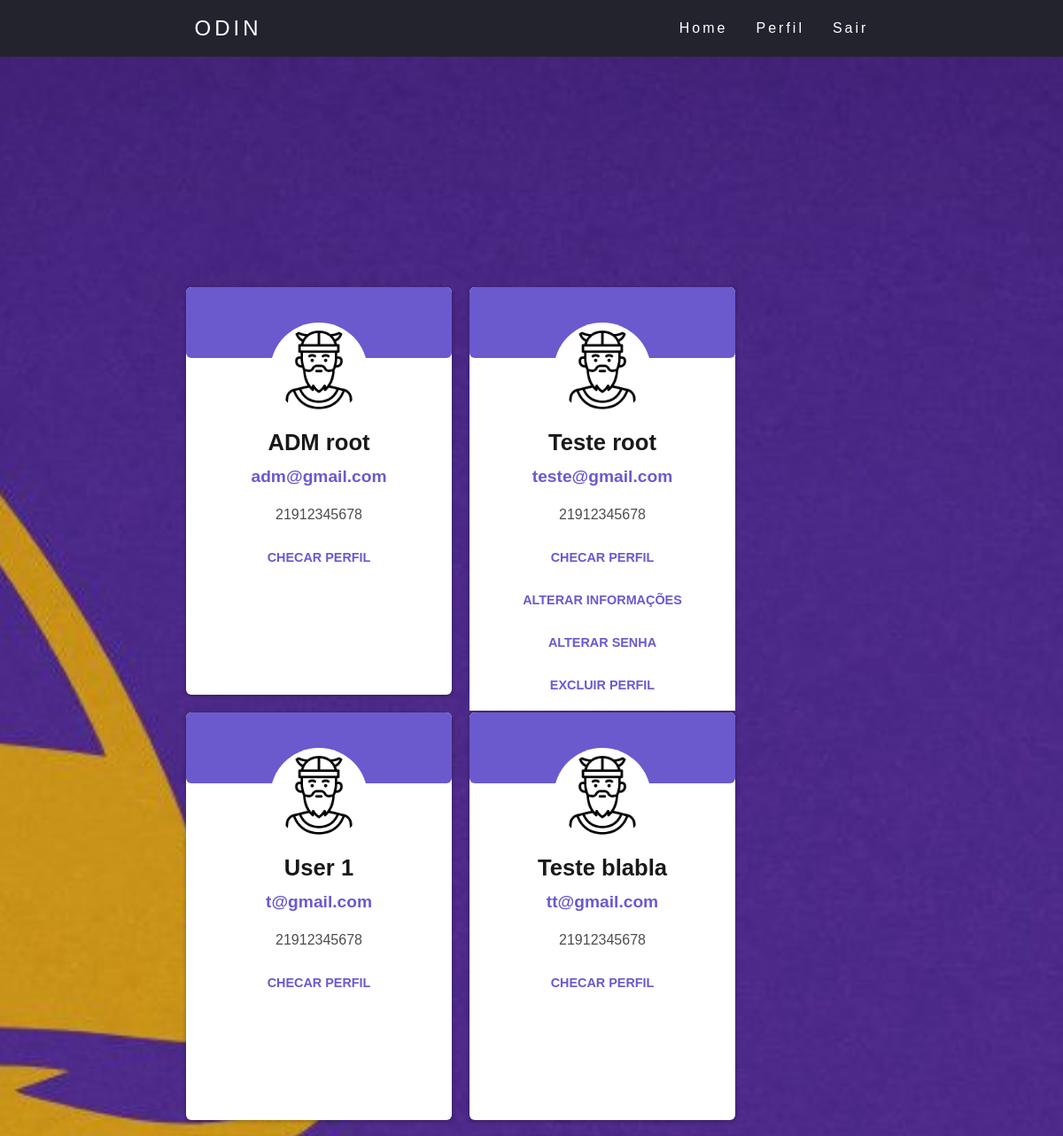
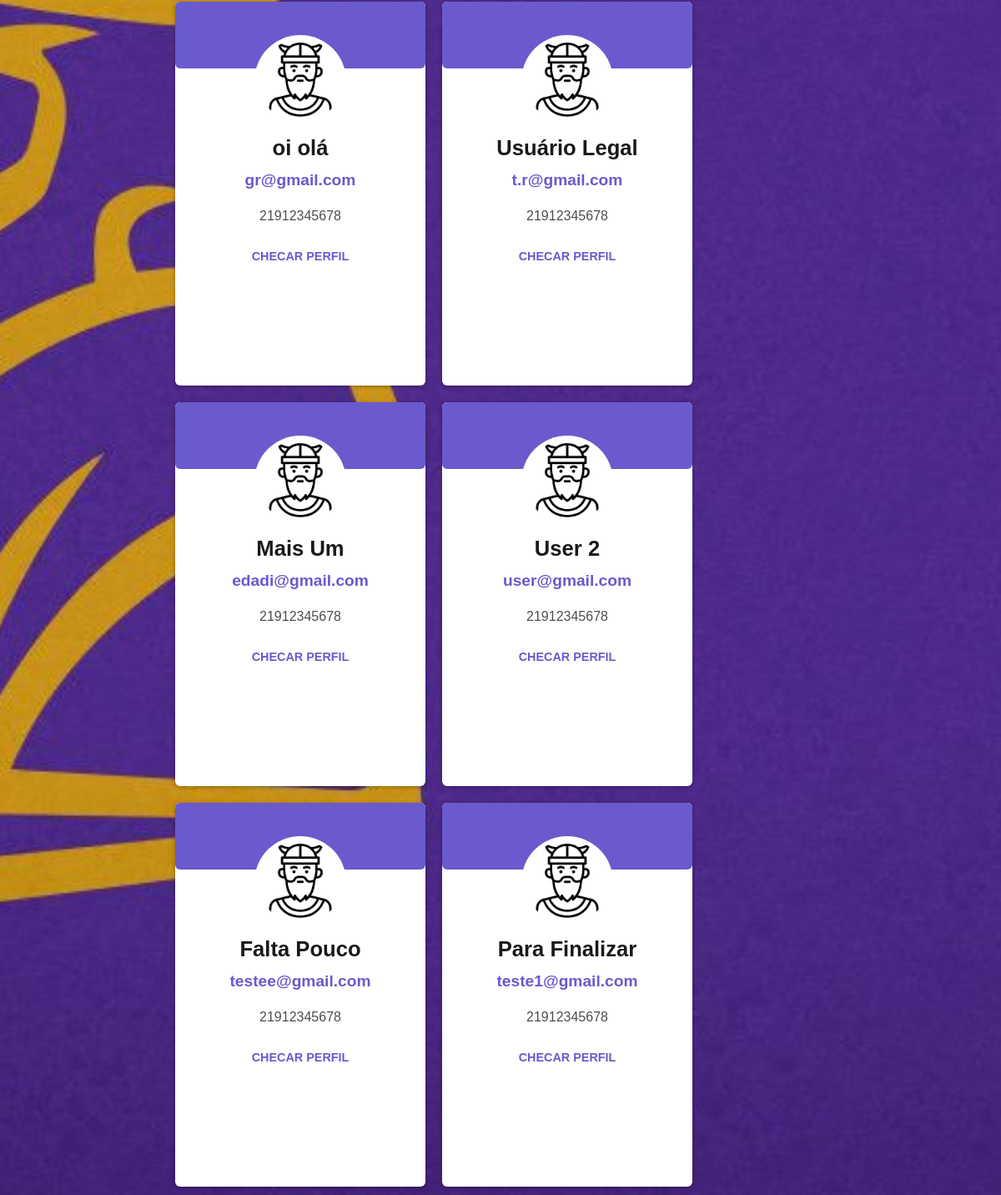
/busca.php (signed in), run on the app's committed database (2 pictures, top to bottom).
### tables this page shows
CREATE TABLE usuarios (
    id int NOT NULL AUTO_INCREMENT PRIMARY KEY,
    nome varchar(30) NOT NULL,
    sobrenome varchar(30) NOT NULL,
    datanasc date NOT NULL,
    email varchar(30) NOT NULL,
    senha varchar(300) NOT NULL,
    telefone char(11) NOT NULL,
    fotoperfil varchar(200) DEFAULT "_img/viking.png",
    adm tinyint(1) NOT NULL DEFAULT 0
);

### src/busca.php (the view, shortened to what this page needs)
<!DOCTYPE HTML>
<?php
    include "mysqli_connect.inc";
?>
<html lang="pt-br">
    <head>
        <link rel="stylesheet" href="_css/style.css" />
    </head>
    <body>
        <header rel="stylesheet" href="_css/style.css">
            <nav>
                <a class="logo" href="index.php">Odin</a>
                <ul class="nav-list">
                    <li><a href="index.php">Home</a></li>
                    <li><a href="pag_perfil.php">Perfil</a></li>
                    <li><a onclick="confirmarSaida()">Sair</a></li>
                </ul>
            </nav>
        </header>
        <main
        rel="stylesheet"
        href="_css/styleadm.css"
        style=
        "margin: 250px 200px;
        padding: 0;
        font-family: Arial, Helvetica, sans-serif;
        font-size: 16px;">
            <section class="flex">
                <?php
                    $busca = $_POST["busca"];
                    $sql = "SELECT * FROM usuarios WHERE nome like '%$busca%' OR sobrenome like '%$busca%';";
                    $res = mysqli_query($mysqli,$sql);
                    $linhas = mysqli_num_rows($res);
                    for($i=0; $i < $linhas; $i++){
                        $usuario = mysqli_fetch_array($res);
                        echo "<div class='card-container'>
                            <div class='top'>
                                <div class='image-container'>
                                    <img src=" .$usuario["fotoperfil"]. " style='width: 100%; border-radius: 50%'>
                                </div>
                            </div>
                            <div class='bottom'>
                                <p></p>
                                <h3>" .$usuario["nome"]. " " .$usuario["sobrenome"]. "</h3>
                                <p></p>
                                <h4>" .$usuario["email"]. "</h4>
                                <p></p>
                                <p>" .$usuario["telefone"]. "</p>
                                <a href='pag_perfil.php?id=".$usuario["id"]."' class='btn'> Checar Perfil</a>";
                        if ($_SESSION["adm"] == 1 || $_SESSION["id"] == $usuario["id"]){
                            echo "<p></p>
                                <a href='editar.php?id=".$usuario["id"]."' class='btn'> Alterar Informações</a>";
                            if ($_SESSION["id"] == $usuario["id"]){
                                echo "<p></p> <a href='altsenha.php?id=".$usuario["id"]."' class='btn'>Alterar Senha</a>";
                            }
                            echo"<p></p>
                                <a onclick='confirmarExclusao(".$usuario["id"].")' class='btn'> Excluir Perfil</a>";
                        }
                        echo "</div>
                        </div>";
                    }
                ?>
            </section>
        </main>
    </body>
</html>

### src/_css/style.css (style rules this page uses)
* { margin: 0; padding: 0; }
a { color: #fff; text-decoration: none; transition: 0.3s; }
.logo { font-size: 24px; text-transform: uppercase; letter-spacing: 4px; }
nav { display: flex; justify-content: space-around; align-items: center; font-family: system-ui, -apple-system, Helvetica, Arial, sans-serif; background: #23232e; height: 8vh; }
body { background: url("../_img/bg-vikings.jpg") no-repeat center center fixed; background-size: cover; background-repeat: no-repeat; height: 100vh; width: 100vw; }
.nav-list { list-style: none; display: flex; }
.nav-list li { letter-spacing: 3px; margin-left: 32px; }
*, *:before, *:after { margin:0; padding:0; font-family: Arial,sans-serif; }
a { text-decoration: none; }
p { margin-bottom:15px; }
.card-container { width: 300px; height: 460px; background: #fff; border-radius: 6px; box-shadow: 0 1px 5px rgba(0, 0, 0, 0.3); display: inline-block; }
.top { height: 80px; border-radius: 6px; background: #6a5acd; display: flex; justify-content: center; }
.image-container { background-color: #fff; width: 100px; height: 100px; padding: 5px; border-radius: 50%; margin-top: 40px; }
.image-container img { background-color: #fff; width: 100px; height: 100px; border-radius: 50%; transition: 1s ease-in-out; border: rgba(0, 0, 0, 0.9); }
.bottom { background-color: #fff; padding: 20px; padding-top: 60px; text-align: center; }
.bottom h3 { line-height: .4; font-size: 1.6rem; color: rgba(0, 0, 0, 0.9); }
.bottom h4 { line-height: .4; font-size: 1.2rem; color: #6a5acd; }
.bottom p { color: rgba(0, 0, 0, 0.7); margin-bottom: 30px; }
.btn { background: none; padding: 14px 30px; color: #6a5acd; font-size: 0.9rem; text-decoration: none; text-transform: uppercase; font-weight: bold; border: none; border-radius: 30px; }
.flex { display: flex; flex-wrap: wrap; margin: 0 auto; }
.flex > .card-container { margin: 10px; margin-top: 10px; }

### data on the page
usuarios: fotoperfil (picture), nome "ADM", sobrenome "root", email "adm@gmail.com", telefone "21912345678"
usuarios: fotoperfil (picture), nome "Teste", sobrenome "root", email "teste@gmail.com", telefone "21912345678"
usuarios: fotoperfil (picture), nome "User", sobrenome "1", email "t@gmail.com", telefone "21912345678"
usuarios: fotoperfil (picture), nome "Teste", sobrenome "blabla", email "tt@gmail.com", telefone "21912345678"
usuarios: fotoperfil (picture), nome "oi", sobrenome "olá", email "gr@gmail.com", telefone "21912345678"
usuarios: fotoperfil (picture), nome "Usuário", sobrenome "Legal", email "t.r@gmail.com", telefone "21912345678"
usuarios: fotoperfil (picture), nome "Mais", sobrenome "Um", email "edadi@gmail.com", telefone "21912345678"
usuarios: fotoperfil (picture), nome "User", sobrenome "2", email "user@gmail.com", telefone "21912345678"
usuarios: fotoperfil (picture), nome "Falta", sobrenome "Pouco", email "testee@gmail.com", telefone "21912345678"
usuarios: fotoperfil (picture), nome "Para", sobrenome "Finalizar", email "teste1@gmail.com", telefone "21912345678"
